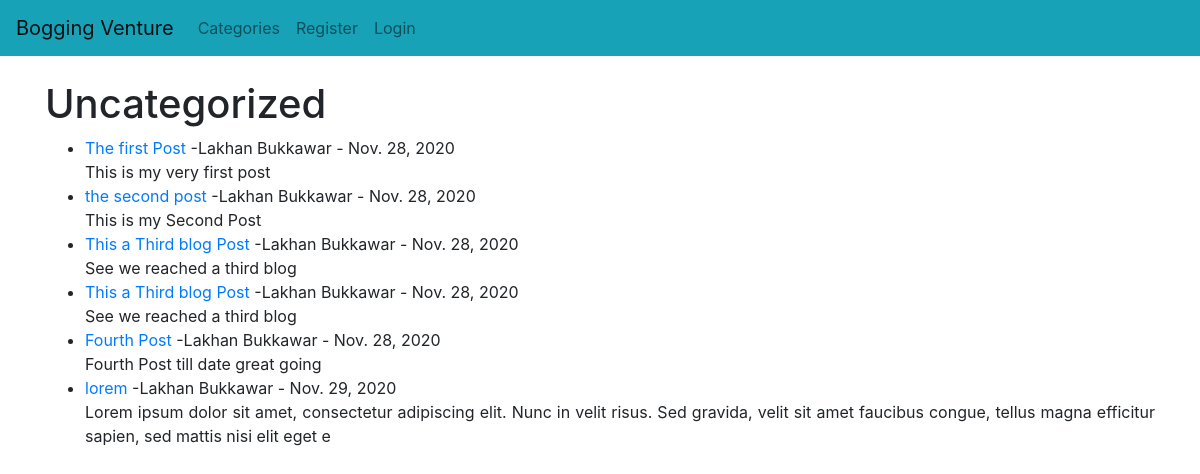
The page /category/uncategorized/ on the database its author committed.
### blogapp/models.py (models this page shows, shortened)
class Post(models.Model):
    title = models.CharField(max_length=300)
    title_tag = models.CharField(max_length=300)
    author = models.ForeignKey(User, on_delete=models.CASCADE)
    body = models.TextField()
    post_date = models.DateField(auto_now_add=True)
    category = models.CharField(max_length=300, default='uncategorized')
    snippet = models.CharField(max_length=255)
    likes = models.ManyToManyField(User, related_name='blog_posts')

### blogapp/views.py (the view)
# urls.py: path('category/<str:cats>/', CategoryView, name='category'),
def CategoryView(request, cats):
    category_posts = Post.objects.filter(category=cats.replace('-', ' '))
    return render(request, 'categories.html', {'cats':cats.title().replace('-', ' '), 'category_posts':category_posts})

### blogapp/templates/categories.html (shortened to what this page needs)
{% extends 'base.html' %}
{% block content %}
	{% if category_posts %}
		<h1>{{ cats }}</h1>
		<ul>
			{% for post in category_posts %}
				<li><a href="{% url 'article-detail' post.pk %}">{{ post.title }} </a>
					-{{ post.author.first_name }}
					{{ post.author.last_name }} - {{ post.post_date }}
					<br/>
				{{ post.body|slice:":200"|safe }}
				</li>
			{% endfor %}
		</ul>
	{% else %}
		<h2>This Page is not available</h2>
	{% endif %}
{% endblock %}

### rows shown on the page
Post: title "The first Post", author.first_name "Lakhan", author.last_name "Bukkawar", post_date "Nov. 28, 2020", body "This is my very first post"
Post: title "the second post", author.first_name "Lakhan", author.last_name "Bukkawar", post_date "Nov. 28, 2020", body "This is my Second Post"
Post: title "This a Third blog Post", author.first_name "Lakhan", author.last_name "Bukkawar", post_date "Nov. 28, 2020", body "See we reached a third blog"
Post: title "This a Third blog Post", author.first_name "Lakhan", author.last_name "Bukkawar", post_date "Nov. 28, 2020", body "See we reached a third blog"
Post: title "Fourth Post", author.first_name "Lakhan", author.last_name "Bukkawar", post_date "Nov. 28, 2020", body "Fourth Post till date great going"
Post: title "lorem", author.first_name "Lakhan", author.last_name "Bukkawar", post_date "Nov. 29, 2020", body "Lorem ipsum dolor sit amet, consectetur adipiscing elit. Nunc in velit risus. Sed gravida, velit sit amet faucibus congue, tellus magna efficitur sapien, sed mattis nisi elit eget e"

### other values the page prints
{{ cats }} "Uncategorized"
